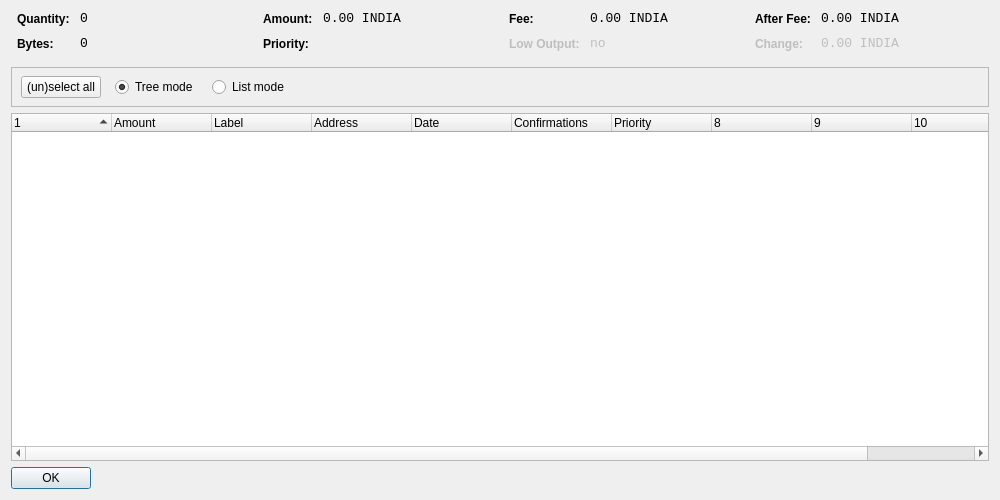
<?xml version="1.0" encoding="UTF-8"?>
<ui version="4.0">
 <class>CoinControlDialog</class>
 <widget class="QDialog" name="CoinControlDialog">
  <property name="geometry">
   <rect>
    <x>0</x>
    <y>0</y>
    <width>1000</width>
    <height>500</height>
   </rect>
  </property>
  <property name="windowTitle">
   <string>Coin Control</string>
  </property>
  <layout class="QVBoxLayout" name="verticalLayout">
   <item>
    <layout class="QHBoxLayout" name="horizontalLayoutTop" stretch="0,0,0,0">
     <property name="topMargin">
      <number>0</number>
     </property>
     <property name="bottomMargin">
      <number>10</number>
     </property>
     <item>
      <layout class="QFormLayout" name="formLayoutCoinControl1">
       <property name="horizontalSpacing">
        <number>10</number>
       </property>
       <property name="verticalSpacing">
        <number>10</number>
       </property>
       <property name="leftMargin">
        <number>6</number>
       </property>
       <property name="rightMargin">
        <number>6</number>
       </property>
       <item row="0" column="0">
        <widget class="QLabel" name="labelCoinControlQuantityText">
         <property name="styleSheet">
          <string notr="true">font-weight:bold;</string>
         </property>
         <property name="text">
          <string>Quantity:</string>
         </property>
        </widget>
       </item>
       <item row="0" column="1">
        <widget class="QLabel" name="labelCoinControlQuantity">
         <property name="font">
          <font>
           <family>Monospace</family>
           <pointsize>10</pointsize>
          </font>
         </property>
         <property name="cursor">
          <cursorShape>IBeamCursor</cursorShape>
         </property>
         <property name="contextMenuPolicy">
          <enum>Qt::ActionsContextMenu</enum>
         </property>
         <property name="text">
          <string notr="true">0</string>
         </property>
         <property name="textInteractionFlags">
          <set>Qt::LinksAccessibleByMouse|Qt::TextSelectableByKeyboard|Qt::TextSelectableByMouse</set>
         </property>
        </widget>
       </item>
       <item row="1" column="0">
        <widget class="QLabel" name="labelCoinControlBytesText">
         <property name="styleSheet">
          <string notr="true">font-weight:bold;</string>
         </property>
         <property name="text">
          <string>Bytes:</string>
         </property>
        </widget>
       </item>
       <item row="1" column="1">
        <widget class="QLabel" name="labelCoinControlBytes">
         <property name="font">
          <font>
           <family>Monospace</family>
           <pointsize>10</pointsize>
          </font>
         </property>
         <property name="cursor">
          <cursorShape>IBeamCursor</cursorShape>
         </property>
         <property name="contextMenuPolicy">
          <enum>Qt::ActionsContextMenu</enum>
         </property>
         <property name="text">
          <string notr="true">0</string>
         </property>
         <property name="textInteractionFlags">
          <set>Qt::LinksAccessibleByMouse|Qt::TextSelectableByKeyboard|Qt::TextSelectableByMouse</set>
         </property>
        </widget>
       </item>
      </layout>
     </item>
     <item>
      <layout class="QFormLayout" name="formLayoutCoinControl2">
       <property name="horizontalSpacing">
        <number>10</number>
       </property>
       <property name="verticalSpacing">
        <number>10</number>
       </property>
       <property name="leftMargin">
        <number>6</number>
       </property>
       <property name="rightMargin">
        <number>6</number>
       </property>
       <item row="0" column="0">
        <widget class="QLabel" name="labelCoinControlAmountText">
         <property name="styleSheet">
          <string notr="true">font-weight:bold;</string>
         </property>
         <property name="text">
          <string>Amount:</string>
         </property>
        </widget>
       </item>
       <item row="0" column="1">
        <widget class="QLabel" name="labelCoinControlAmount">
         <property name="font">
          <font>
           <family>Monospace</family>
           <pointsize>10</pointsize>
          </font>
         </property>
         <property name="cursor">
          <cursorShape>IBeamCursor</cursorShape>
         </property>
         <property name="contextMenuPolicy">
          <enum>Qt::ActionsContextMenu</enum>
         </property>
         <property name="text">
          <string notr="true">0.00 INDIA</string>
         </property>
         <property name="textInteractionFlags">
          <set>Qt::LinksAccessibleByMouse|Qt::TextSelectableByKeyboard|Qt::TextSelectableByMouse</set>
         </property>
        </widget>
       </item>
       <item row="1" column="0">
        <widget class="QLabel" name="labelCoinControlPriorityText">
         <property name="styleSheet">
          <string notr="true">font-weight:bold;</string>
         </property>
         <property name="text">
          <string>Priority:</string>
         </property>
        </widget>
       </item>
       <item row="1" column="1">
        <widget class="QLabel" name="labelCoinControlPriority">
         <property name="font">
          <font>
           <family>Monospace</family>
           <pointsize>10</pointsize>
          </font>
         </property>
         <property name="cursor">
          <cursorShape>IBeamCursor</cursorShape>
         </property>
         <property name="contextMenuPolicy">
          <enum>Qt::ActionsContextMenu</enum>
         </property>
         <property name="text">
          <string/>
         </property>
         <property name="textInteractionFlags">
          <set>Qt::LinksAccessibleByMouse|Qt::TextSelectableByKeyboard|Qt::TextSelectableByMouse</set>
         </property>
        </widget>
       </item>
      </layout>
     </item>
     <item>
      <layout class="QFormLayout" name="formLayoutCoinControl3">
       <property name="horizontalSpacing">
        <number>10</number>
       </property>
       <property name="verticalSpacing">
        <number>10</number>
       </property>
       <property name="leftMargin">
        <number>6</number>
       </property>
       <property name="rightMargin">
        <number>6</number>
       </property>
       <item row="0" column="0">
        <widget class="QLabel" name="labelCoinControlFeeText">
         <property name="styleSheet">
          <string notr="true">font-weight:bold;</string>
         </property>
         <property name="text">
          <string>Fee:</string>
         </property>
        </widget>
       </item>
       <item row="0" column="1">
        <widget class="QLabel" name="labelCoinControlFee">
         <property name="font">
          <font>
           <family>Monospace</family>
           <pointsize>10</pointsize>
          </font>
         </property>
         <property name="cursor">
          <cursorShape>IBeamCursor</cursorShape>
         </property>
         <property name="contextMenuPolicy">
          <enum>Qt::ActionsContextMenu</enum>
         </property>
         <property name="text">
          <string notr="true">0.00 INDIA</string>
         </property>
         <property name="textInteractionFlags">
          <set>Qt::LinksAccessibleByMouse|Qt::TextSelectableByKeyboard|Qt::TextSelectableByMouse</set>
         </property>
        </widget>
       </item>
       <item row="1" column="0">
        <widget class="QLabel" name="labelCoinControlLowOutputText">
         <property name="enabled">
          <bool>false</bool>
         </property>
         <property name="styleSheet">
          <string notr="true">font-weight:bold;</string>
         </property>
         <property name="text">
          <string>Low Output:</string>
         </property>
        </widget>
       </item>
       <item row="1" column="1">
        <widget class="QLabel" name="labelCoinControlLowOutput">
         <property name="enabled">
          <bool>false</bool>
         </property>
         <property name="font">
          <font>
           <family>Monospace</family>
           <pointsize>10</pointsize>
          </font>
         </property>
         <property name="cursor">
          <cursorShape>IBeamCursor</cursorShape>
         </property>
         <property name="contextMenuPolicy">
          <enum>Qt::ActionsContextMenu</enum>
         </property>
         <property name="text">
          <string notr="true">no</string>
         </property>
         <property name="textInteractionFlags">
          <set>Qt::LinksAccessibleByMouse|Qt::TextSelectableByKeyboard|Qt::TextSelectableByMouse</set>
         </property>
        </widget>
       </item>
      </layout>
     </item>
     <item>
      <layout class="QFormLayout" name="formLayoutCoinControl4">
       <property name="horizontalSpacing">
        <number>10</number>
       </property>
       <property name="verticalSpacing">
        <number>10</number>
       </property>
       <property name="leftMargin">
        <number>6</number>
       </property>
       <property name="rightMargin">
        <number>6</number>
       </property>
       <item row="0" column="0">
        <widget class="QLabel" name="labelCoinControlAfterFeeText">
         <property name="styleSheet">
          <string notr="true">font-weight:bold;</string>
         </property>
         <property name="text">
          <string>After Fee:</string>
         </property>
        </widget>
       </item>
       <item row="0" column="1">
        <widget class="QLabel" name="labelCoinControlAfterFee">
         <property name="font">
          <font>
           <family>Monospace</family>
           <pointsize>10</pointsize>
          </font>
         </property>
         <property name="cursor">
          <cursorShape>IBeamCursor</cursorShape>
         </property>
         <property name="contextMenuPolicy">
          <enum>Qt::ActionsContextMenu</enum>
         </property>
         <property name="text">
          <string notr="true">0.00 INDIA</string>
         </property>
         <property name="textInteractionFlags">
          <set>Qt::LinksAccessibleByMouse|Qt::TextSelectableByKeyboard|Qt::TextSelectableByMouse</set>
         </property>
        </widget>
       </item>
       <item row="1" column="0">
        <widget class="QLabel" name="labelCoinControlChangeText">
         <property name="enabled">
          <bool>false</bool>
         </property>
         <property name="styleSheet">
          <string notr="true">font-weight:bold;</string>
         </property>
         <property name="text">
          <string>Change:</string>
         </property>
        </widget>
       </item>
       <item row="1" column="1">
        <widget class="QLabel" name="labelCoinControlChange">
         <property name="enabled">
          <bool>false</bool>
         </property>
         <property name="font">
          <font>
           <family>Monospace</family>
           <pointsize>10</pointsize>
          </font>
         </property>
         <property name="cursor">
          <cursorShape>IBeamCursor</cursorShape>
         </property>
         <property name="contextMenuPolicy">
          <enum>Qt::ActionsContextMenu</enum>
         </property>
         <property name="text">
          <string notr="true">0.00 INDIA</string>
         </property>
         <property name="textInteractionFlags">
          <set>Qt::LinksAccessibleByMouse|Qt::TextSelectableByKeyboard|Qt::TextSelectableByMouse</set>
         </property>
        </widget>
       </item>
      </layout>
     </item>
    </layout>
   </item>
   <item>
    <widget class="QFrame" name="frame">
     <property name="minimumSize">
      <size>
       <width>0</width>
       <height>40</height>
      </size>
     </property>
     <property name="frameShape">
      <enum>QFrame::StyledPanel</enum>
     </property>
     <property name="frameShadow">
      <enum>QFrame::Sunken</enum>
     </property>
     <widget class="QWidget" name="horizontalLayoutWidget">
      <property name="geometry">
       <rect>
        <x>10</x>
        <y>0</y>
        <width>781</width>
        <height>41</height>
       </rect>
      </property>
      <layout class="QHBoxLayout" name="horizontalLayoutPanel" stretch="0,0,0,0,0">
       <property name="spacing">
        <number>14</number>
       </property>
       <item>
        <widget class="QPushButton" name="pushButtonSelectAll">
         <property name="sizePolicy">
          <sizepolicy hsizetype="Maximum" vsizetype="Fixed">
           <horstretch>0</horstretch>
           <verstretch>0</verstretch>
          </sizepolicy>
         </property>
         <property name="text">
          <string>(un)select all</string>
         </property>
        </widget>
       </item>
       <item>
        <widget class="QRadioButton" name="radioTreeMode">
         <property name="sizePolicy">
          <sizepolicy hsizetype="Maximum" vsizetype="Fixed">
           <horstretch>0</horstretch>
           <verstretch>0</verstretch>
          </sizepolicy>
         </property>
         <property name="text">
          <string>Tree mode</string>
         </property>
         <property name="checked">
          <bool>true</bool>
         </property>
        </widget>
       </item>
       <item>
        <widget class="QRadioButton" name="radioListMode">
         <property name="sizePolicy">
          <sizepolicy hsizetype="Maximum" vsizetype="Fixed">
           <horstretch>0</horstretch>
           <verstretch>0</verstretch>
          </sizepolicy>
         </property>
         <property name="text">
          <string>List mode</string>
         </property>
        </widget>
       </item>
       <item>
        <spacer name="horizontalSpacer">
         <property name="orientation">
          <enum>Qt::Horizontal</enum>
         </property>
         <property name="sizeHint" stdset="0">
          <size>
           <width>40</width>
           <height>20</height>
          </size>
         </property>
        </spacer>
       </item>
      </layout>
     </widget>
    </widget>
   </item>
   <item>
    <widget class="CoinControlTreeWidget" name="treeWidget">
     <property name="contextMenuPolicy">
      <enum>Qt::CustomContextMenu</enum>
     </property>
     <property name="sortingEnabled">
      <bool>false</bool>
     </property>
     <property name="columnCount">
      <number>11</number>
     </property>
     <attribute name="headerShowSortIndicator" stdset="0">
      <bool>true</bool>
     </attribute>
     <attribute name="headerStretchLastSection">
      <bool>false</bool>
     </attribute>
     <column>
      <property name="text">
       <string/>
      </property>
     </column>
     <column>
      <property name="text">
       <string>Amount</string>
      </property>
     </column>
     <column>
      <property name="text">
       <string>Label</string>
      </property>
     </column>
     <column>
      <property name="text">
       <string>Address</string>
      </property>
     </column>
     <column>
      <property name="text">
       <string>Date</string>
      </property>
     </column>
     <column>
      <property name="text">
       <string>Confirmations</string>
      </property>
      <property name="toolTip">
       <string>Confirmed</string>
      </property>
     </column>
     <column>
      <property name="text">
       <string>Priority</string>
      </property>
     </column>
     <column>
      <property name="text">
       <string/>
      </property>
     </column>
     <column>
      <property name="text">
       <string/>
      </property>
     </column>
     <column>
      <property name="text">
       <string/>
      </property>
     </column>
     <column>
      <property name="text">
       <string/>
      </property>
     </column>
    </widget>
   </item>
   <item>
    <widget class="QDialogButtonBox" name="buttonBox">
     <property name="sizePolicy">
      <sizepolicy hsizetype="Maximum" vsizetype="Fixed">
       <horstretch>0</horstretch>
       <verstretch>0</verstretch>
      </sizepolicy>
     </property>
     <property name="orientation">
      <enum>Qt::Horizontal</enum>
     </property>
     <property name="standardButtons">
      <set>QDialogButtonBox::Ok</set>
     </property>
    </widget>
   </item>
  </layout>
 </widget>
 <customwidgets>
  <customwidget>
   <class>CoinControlTreeWidget</class>
   <extends>QTreeWidget</extends>
   <header>coincontroltreewidget.h</header>
  </customwidget>
 </customwidgets>
 <resources/>
 <connections/>
</ui>
